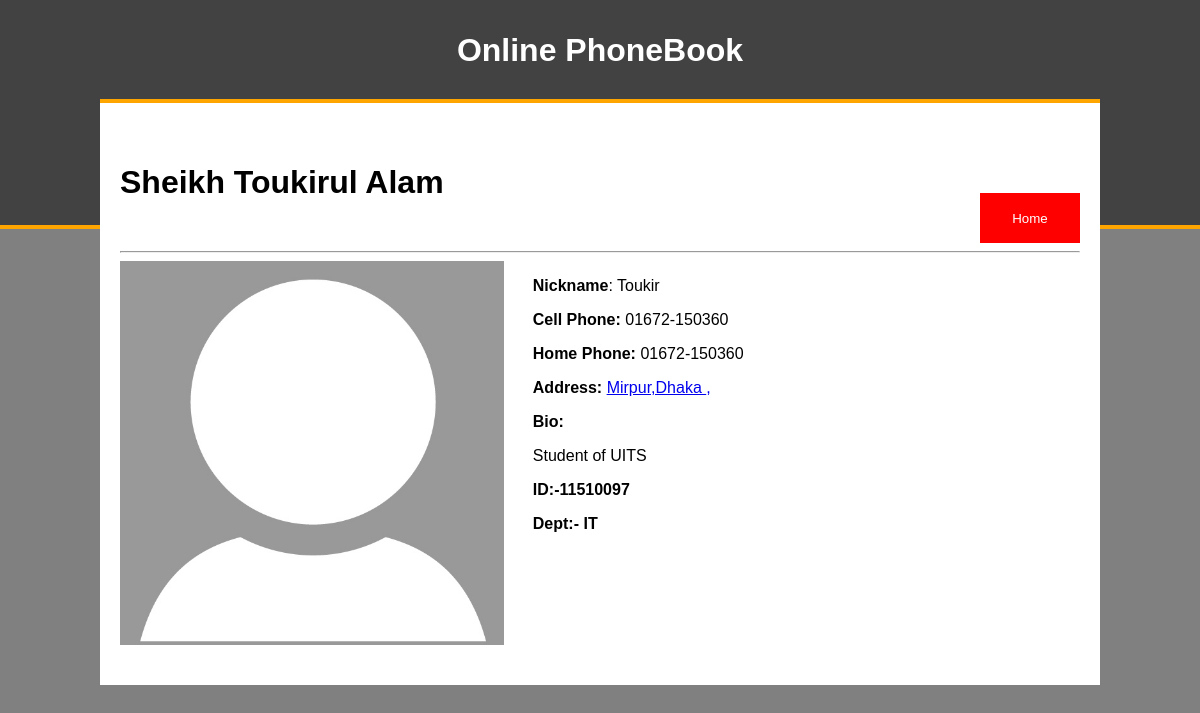
Screenshot of /phonebook_finish/contact.php?id=28 with the database file from the repository.
### tables this page shows
CREATE TABLE IF NOT EXISTS `contacts` (
  `contact_id` int(11) NOT NULL AUTO_INCREMENT,
  `contact_fname` varchar(100) NOT NULL,
  `contact_lname` varchar(100) NOT NULL,
  `contact_nickname` varchar(100) NOT NULL,
  `contact_cphone` varchar(50) NOT NULL,
  `contact_hphone` varchar(50) NOT NULL,
  `contact_wphone` varchar(50) NOT NULL,
  `contact_address` varchar(100) NOT NULL,
  `contact_city` varchar(50) NOT NULL,
  `contact_state` varchar(50) NOT NULL,
  `contact_zipcode` varchar(50) NOT NULL,
  `contact_profile` varchar(255) NOT NULL,
  `contact_notes` longblob NOT NULL,
  `contact_status` enum('0','1') NOT NULL DEFAULT '1',
  PRIMARY KEY (`contact_id`)
);

### phonebook_finish/contact.php (the view, shortened to what this page needs)
<?php
	if (isset($_GET['id'])) {
		$contact_id = $_GET['id'];
		require_once"connection.php";
		$contacts = array();
		$all_contacts = "select * from contacts where contact_id = '$contact_id'";
		$sql_all_contacts = $conn->query($all_contacts);
		while ($row = mysqli_fetch_assoc($sql_all_contacts)) {
			$contacts[] = $row;
		}
		foreach ($contacts as $contact);
	}
 ?>
<!DOCTYPE html>
<html>
<head>
	<?php include"includes/head.inc"; ?>
</head>
<body>
	<div class="wrapper">
		<?php include"includes/header.inc"; ?>
		<div class="content">
				<div class="floatl"><h1><?php echo $contact["contact_fname"] . " " . $contact["contact_lname"]; ?></h1></div>
				<a class="floatr" href="index.php"><input class="cancel_contact_button" type="button" value="Home"></a>
				<hr>
				<div class="contact">
					<img src="img/default_profile_pic.jpg" alt="default image"  width="40%" style="float:left;">
					<div class="contact_info">
						<p><b>Nickname</b>: <?php echo $contact["contact_nickname"] ?></p>
						<p><b>Cell Phone:</b> <?php echo $contact["contact_cphone"] ?></p>
						<p><b>Home Phone:</b> <?php echo $contact["contact_hphone"] ?></p>
						<p><b>Address:</b> <a href="http://maps.google.com/?q=<?php echo $contact["contact_address"] . " " . $contact["contact_city"] . ", " . $contact["contact_state"] . " " . $contact["contact_zipcode"]?>"><?php echo $contact["contact_address"] . " " . $contact["contact_city"] . ", " . $contact["contact_state"] . " " . $contact["contact_zipcode"]?></a></p>
						<p><b>Bio:</b> <?php echo $contact["contact_notes"] ?></p>
					</div>
				</div>
			</div>
		</div>
</body>
</html>

### phonebook_finish/css/styles.css (style rules this page uses)
body { font-family:helvetica, arial, sans-serif; padding:0; margin:0; background-color:grey; }
.floatl { float:left; }
.floatr { float:right; }
.wrapper { width:100%; }
.content { width:80%; margin:-130px auto 0 auto; background-color:#ffffff; border-top:4px solid orange; padding:40px 20px; }
.contact { width:100%; }
.contact_info { width:57%; float:right; margin-left:3%; }
.cancel_contact_button { width: 100px; height: 50px; background-color:red; color:#ffffff; border:none; margin-top:50px; }

### rows the page displays
contacts: contact_fname "Sheikh", contact_lname "Toukirul Alam", contact_nickname "Toukir", contact_cphone "01672-150360", contact_hphone "01672-150360", contact_address "Mirpur,Dhaka", contact_notes "Student of UITS ID:-11510097 Dept:- IT"
